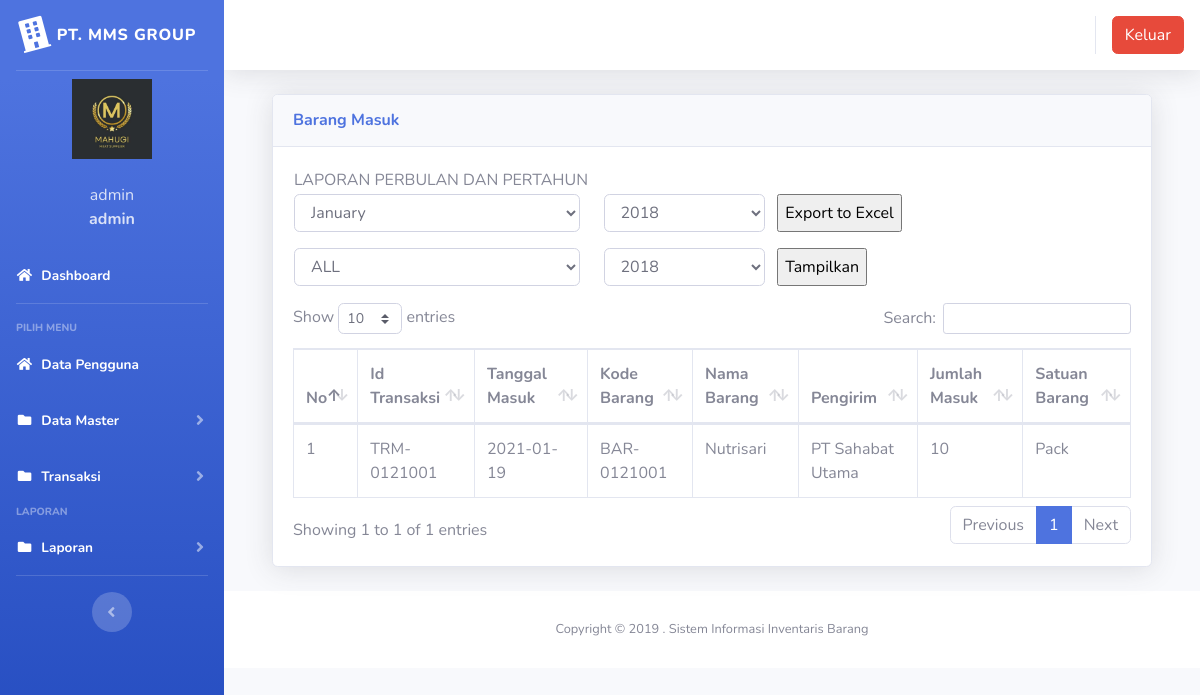
Before: /index.php?page=laporan_barangmasuk (signed in) with the older database file.
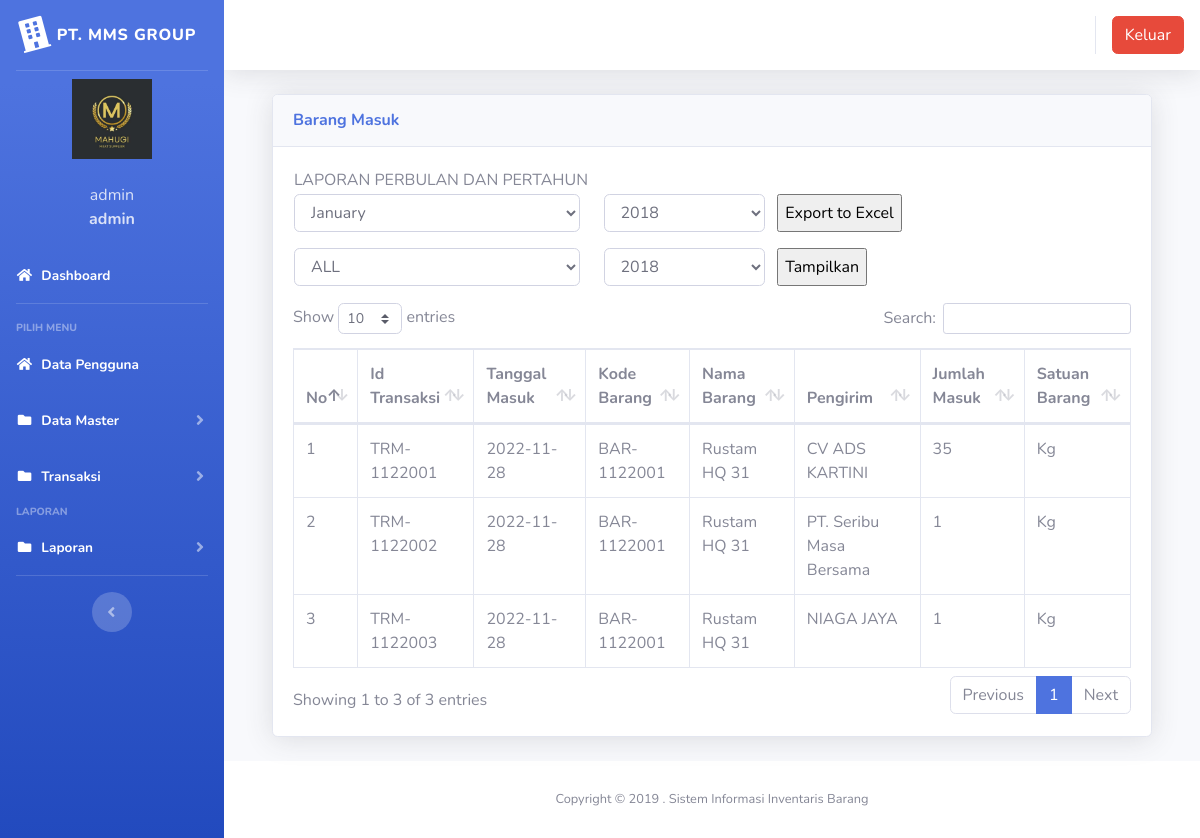
After: the same page with the newer database file.
### tables this page shows
CREATE TABLE `barang_masuk` (
  `id` int(11) NOT NULL,
  `id_transaksi` varchar(100) NOT NULL,
  `tanggal` date NOT NULL,
  `kode_barang` varchar(100) NOT NULL,
  `nama_barang` varchar(100) NOT NULL,
  `pengirim` varchar(100) NOT NULL,
  `jumlah` double NOT NULL,
  `satuan` varchar(100) NOT NULL
);

### page/laporan/laporan_barangmasuk.php (the view, shortened to what this page needs)
        <div class="container-fluid">
          <div class="card shadow mb-4">
            <div class="card-header py-3">
              <h6 class="m-0 font-weight-bold text-primary">Barang Masuk</h6>
            </div>
            <div class="card-body">
	 	 	<table >
        <tr><td>
            LAPORAN PERBULAN DAN PERTAHUN
        </td></tr>
        <tr>
            <td width="50%">
<form action="page/laporan/export_laporan_barangmasuk_excel.php" method="post">
	<div class="row form-group">
		<div class="col-md-5">
		<select class="form-control " name="bln">
    						<option value="1" selected="">January</option>
        			</select>
        		</div>
        		<div class="col-md-3">
        		<?php
$now=date('Y');
echo "<select name='thn' class='form-control'>";
for ($a=2018;$a<=$now;$a++)
{
     echo "<option value='$a'>$a</option>";
}
echo "</select>";
?>
</div>
	<input type="submit" class="" name="submit" value="Export to Excel">
	</div>
	</form>
	<form id="Myform1">
    <div class="row form-group">
        <div class="col-md-5">
        <select class="form-control " name="bln">
                            <option value="all" selected="">ALL</option>
                    </select>
                </div>
                <div class="col-md-3">
                <?php
$now=date('Y');
echo "<select name='thn' class='form-control'>";
for ($a=2018;$a<=$now;$a++)
{
     echo "<option value='$a'>$a</option>";
}
echo "</select>";
?>
</div>
    <input type="submit" class="" name="submit2"  value="Tampilkan">
    </div>
    </form>
    </td>
   </table>
	<div class="tampung1">
              <div class="table-responsive">
                <table class="table table-bordered" id="dataTable" width="100%" cellspacing="0">
                <thead>
                                        <tr>
											<th>No</th>
											<th>Id Transaksi</th>
											<th>Tanggal Masuk</th>
											<th>Kode Barang</th>
											<th>Nama Barang</th>
											<th>Pengirim</th>
											<th>Jumlah Masuk</th>
											<th>Satuan Barang</th>
                                        </tr>
										</thead>
                  <tbody>
                    <?php
									$no = 1;
									$sql = $koneksi->query("select * from barang_masuk");
									while ($data = $sql->fetch_assoc()) {
									?>
                                        <tr>
                                            <td><?php echo $no++; ?></td>
											<td><?php echo $data['id_transaksi'] ?></td>
											<td><?php echo $data['tanggal'] ?></td>
											<td><?php echo $data['kode_barang'] ?></td>
											<td><?php echo $data['nama_barang'] ?></td>
											<td><?php echo $data['pengirim'] ?></td>
											<td><?php echo $data['jumlah'] ?></td>
											<td><?php echo $data['satuan'] ?></td>
                                        </tr>
									<?php }?>
										   </tbody>
                                </table>
              </div>
            </div>
          </div>
        </div>

Changed rows visible on the page:
removed barang_masuk: id_transaksi "TRM-0121001", tanggal "2021-01-19", kode_barang "BAR-0121001", nama_barang "Nutrisari", pengirim "PT Sahabat Utama", jumlah "10", satuan "Pack"
added barang_masuk: id_transaksi "TRM-1122001", tanggal "2022-11-28", kode_barang "BAR-1122001", nama_barang "Rustam HQ 31", pengirim "CV ADS KARTINI", jumlah "35", satuan "Kg"
added barang_masuk: id_transaksi "TRM-1122002", tanggal "2022-11-28", kode_barang "BAR-1122001", nama_barang "Rustam HQ 31", pengirim "PT. Seribu Masa Bersama", jumlah "1", satuan "Kg"
added barang_masuk: id_transaksi "TRM-1122003", tanggal "2022-11-28", kode_barang "BAR-1122001", nama_barang "Rustam HQ 31", pengirim "NIAGA JAYA", jumlah "1", satuan "Kg"
Other visible differences:
text written by a page script: "Show entries Search: Showing 1 to 1 of 1 entries Previous 1 Next" → "Show entries Search: Showing 1 to 3 of 3 entries Previous 1 Next"
